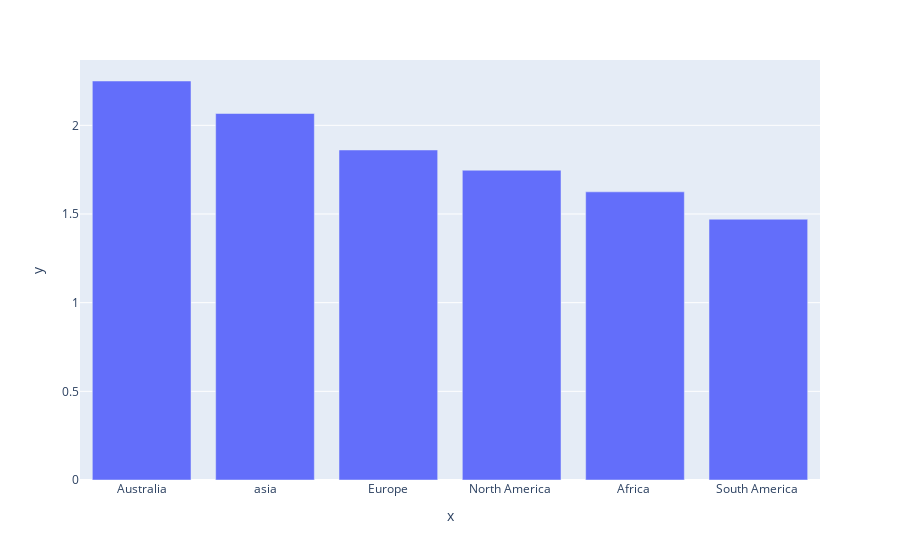

This figure's notebook cell:
### Code cell
ex.bar(x=re.index,y=re.values)

### Figure 1 — Plotly figure (JSON) as saved in the notebook; plotly's stock layout.template omitted (floating-point values rounded to 4 significant figures)
{"data": [{"alignmentgroup": "True", "hovertemplate": "x=%{x}<br>y=%{y}<extra></extra>", "legendgroup": "", "marker": {"color": "#636efa", "pattern": {"shape": ""}}, "name": "", "offsetgroup": "", "orientation": "v", "showlegend": false, "textposition": "auto", "type": "bar", "x": ["Australia", "asia", "Europe", "North America ", "Africa ", "South America "], "xaxis": "x", "y": [2.25, 2.067, 1.861, 1.747, 1.625, 1.471], "yaxis": "y"}], "layout": {"barmode": "relative", "legend": {"tracegroupgap": 0}, "margin": {"t": 60}, "xaxis": {"anchor": "y", "domain": [0, 1], "title": {"text": "x"}}, "yaxis": {"anchor": "x", "domain": [0, 1], "title": {"text": "y"}}}}
